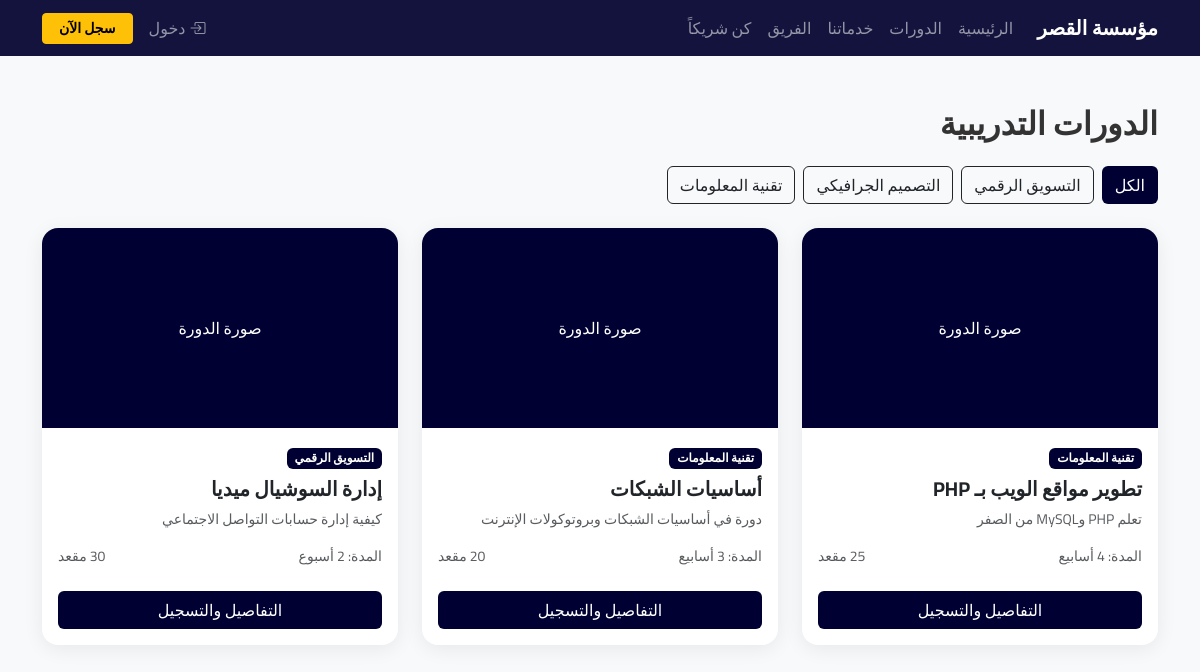
/courses.php, run on the app's committed database.
### tables this page shows
CREATE TABLE categories (
    id          INT AUTO_INCREMENT PRIMARY KEY,
    name        VARCHAR(100)        NOT NULL,
    description TEXT,
    created_at  TIMESTAMP           DEFAULT CURRENT_TIMESTAMP
);

CREATE TABLE courses (
    id            INT AUTO_INCREMENT PRIMARY KEY,
    category_id   INT              NOT NULL,
    title         VARCHAR(200)     NOT NULL,
    description   TEXT,
    duration      VARCHAR(50),
    seats         INT              DEFAULT 30,
    image         VARCHAR(255),
    status        ENUM('active','inactive') DEFAULT 'active',
    created_at    TIMESTAMP        DEFAULT CURRENT_TIMESTAMP,

    FOREIGN KEY (category_id) REFERENCES categories(id) ON DELETE CASCADE
);

### courses.php (the view, shortened to what this page needs)
<?php
require_once 'includes/functions.php';
$cat_filter = isset($_GET['cat']) ? (int)$_GET['cat'] : 0;
$categories = mysqli_query($conn, "SELECT * FROM categories ORDER BY name");
$where = "WHERE c.status = 'active'";
$sql = "SELECT c.*, cat.name AS category_name
        FROM courses c
        JOIN categories cat ON c.category_id = cat.id
        $where
        ORDER BY c.created_at DESC";
$courses_result = mysqli_query($conn, $sql);
?>
<?php include 'includes/header.php'; ?>
<div class="container py-5">
    <h2 class="fw-bold mb-4">الدورات التدريبية</h2>
    <div class="mb-4 d-flex flex-wrap gap-2">
        <a href="courses.php"
           class="btn <?php echo $cat_filter === 0 ? 'text-white' : 'text-dark border-dark'; ?>"
           style="<?php echo $cat_filter === 0 ? 'background-color:#000033;' : ''; ?>">
            الكل
        </a>
        <?php while ($cat = mysqli_fetch_assoc($categories)): ?>
            <a href="courses.php?cat=<?php echo $cat['id']; ?>"
               class="btn <?php echo $cat_filter == $cat['id'] ? 'text-white' : 'text-dark border-dark'; ?>"
               style="<?php echo $cat_filter == $cat['id'] ? 'background-color:#000033;' : ''; ?>">
                <?php echo htmlspecialchars($cat['name']); ?>
            </a>
        <?php endwhile; ?>
    </div>
    <div class="row g-4">
        <?php if (mysqli_num_rows($courses_result) > 0): ?>
            <?php while ($course = mysqli_fetch_assoc($courses_result)): ?>
                <div class="col-md-4">
                    <div class="card course-card">
                        <?php if ($course['image']): ?>
                            <img src="uploads/courses/<?php echo htmlspecialchars($course['image']); ?>"
                                 class="card-img-top" alt="">
                        <?php else: ?>
                            <div class="text-white d-flex align-items-center justify-content-center"
                                 style="height:200px; border-radius:12px 12px 0 0; background-color:#000033;">
                                <span>صورة الدورة</span>
                            </div>
                        <?php endif; ?>
                        <div class="card-body">
                            <span class="badge mb-2 text-white" style="background-color:#000033;">
                                <?php echo htmlspecialchars($course['category_name']); ?>
                            </span>
                            <h5 class="card-title fw-bold">
                                <?php echo htmlspecialchars($course['title']); ?>
                            </h5>
                            <p class="card-text text-muted small">
                                <?php echo mb_substr($course['description'] ?? '', 0, 100, 'UTF-8'); ?>
                            </p>
                            <div class="d-flex justify-content-between align-items-center mt-3">
                                <small class="text-muted">
                                    المدة: <?php echo htmlspecialchars($course['duration'] ?? ''); ?>
                                </small>
                                <small class="text-muted">
                                    <?php echo $course['seats']; ?> مقعد
                                </small>
                            </div>
                        </div>
                        <div class="card-footer bg-transparent border-0 pb-3">
                            <a href="course_detail.php?id=<?php echo $course['id']; ?>"
                               class="btn w-100 text-white" style="background-color:#000033;">
                                التفاصيل والتسجيل
                            </a>
                        </div>
                    </div>
                </div>
            <?php endwhile; ?>
        <?php else: ?>
            <div class="col-12 text-center py-5">
                <p class="text-muted mt-2">لا توجد دورات في هذا التصنيف</p>
            </div>
        <?php endif; ?>
    </div>
</div>

### assets/css/style.css (style rules this page uses)
* { font-family: 'Cairo', sans-serif; }
body { background:#f8f9fa; color:#333; }
.course-card { border: none; border-radius: 16px; box-shadow: 0 4px 20px rgba(0,0,0,0.07); transition: transform .3s, box-shadow .3s; overflow: hidden; }

### data on the page
categories: name "التسويق الرقمي"
categories: name "التصميم الجرافيكي"
categories: name "تقنية المعلومات"
courses: shows "صورة الدورة", category.name "تقنية المعلومات", title "تطوير مواقع الويب بـ PHP", description "تعلم PHP وMySQL من الصفر", duration "4 أسابيع"
courses: shows "صورة الدورة", category.name "تقنية المعلومات", title "أساسيات الشبكات", description "دورة في أساسيات الشبكات وبروتوكولات الإنترنت", duration "3 أسابيع"
courses: shows "صورة الدورة", category.name "التسويق الرقمي", title "إدارة السوشيال ميديا", description "كيفية إدارة حسابات التواصل الاجتماعي", duration "2 أسبوع"
